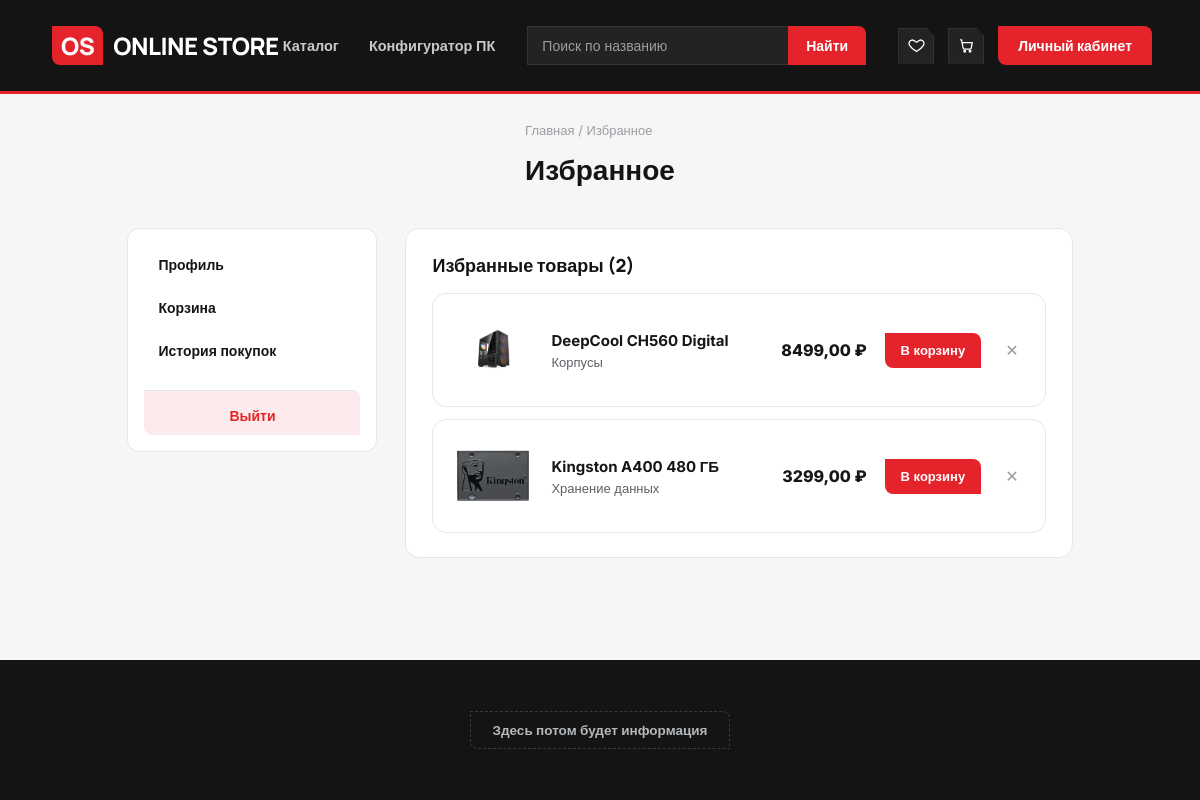
The page /users/favorites/ (signed in) on the database its author committed.
### users/models.py (models this page shows, shortened)
class Favorite(models.Model):
    user = models.ForeignKey(User, on_delete=models.CASCADE, related_name='favorites')
    product = models.ForeignKey(Product, on_delete=models.CASCADE)
    created = models.DateTimeField(auto_now_add=True)
    class Meta:
        unique_together = ('user', 'product')

### products/models.py (models this page shows, shortened)
class Product(models.Model):
    name = models.CharField(max_length=128, unique=True)
    image = models.ImageField(upload_to="products_media", blank=True)
    description = models.TextField(blank=True)
    short_description = models.TextField(max_length=128, blank=True)
    price = models.DecimalField(max_digits=8, decimal_places=2)
    quantity = models.PositiveIntegerField(default=0)
    category = models.ForeignKey(ProductCategory, on_delete=models.CASCADE)
    brand = models.CharField(max_length=64, blank=True)                 # производитель
    color = models.CharField(max_length=32, blank=True)                 # цвет
    rgb = models.CharField(max_length=8, blank=True)                    # подсветка: Есть / Нет
    series = models.CharField(max_length=32, blank=True)                # серия: GeForce RTX 40, Ryzen 7
    memory = models.PositiveIntegerField(null=True, blank=True)         # объём памяти, ГБ (видеокарты, ОЗУ)
    memory_type = models.CharField(max_length=16, blank=True)           # GDDR6, DDR5
    socket = models.CharField(max_length=32, blank=True)                # AM5, LGA1700
    tdp = models.PositiveIntegerField(null=True, blank=True)            # тепловыделение / рассеиваемая мощность, Вт
    form_factor = models.CharField(max_length=32, blank=True)           # ATX, Micro-ATX, DIMM, M.2 2280, Mid-Tower
    fan_size = models.PositiveIntegerField(null=True, blank=True)       # размер вентилятора, мм
    chip_vendor = models.CharField(max_length=16, blank=True)           # NVIDIA, AMD, Intel
    bus_width = models.PositiveIntegerField(null=True, blank=True)      # разрядность шины, бит
    pcie = models.CharField(max_length=8, blank=True)                   # версия PCI Express: 4.0, 5.0
    cores = models.PositiveIntegerField(null=True, blank=True)
    threads = models.PositiveIntegerField(null=True, blank=True)
    integrated_graphics = models.CharField(max_length=8, blank=True)    # Есть / Нет
    package = models.CharField(max_length=8, blank=True)                # BOX / OEM
    chipset = models.CharField(max_length=16, blank=True)               # B650, B760
    memory_slots = models.PositiveIntegerField(null=True, blank=True)
    max_memory = models.PositiveIntegerField(null=True, blank=True)     # макс. объём оперативной памяти, ГБ
    wifi = models.CharField(max_length=8, blank=True)                   # Есть / Нет
    modules = models.PositiveIntegerField(null=True, blank=True)        # модулей в комплекте
    frequency = models.PositiveIntegerField(null=True, blank=True)      # частота, МГц
    latency = models.PositiveIntegerField(null=True, blank=True)        # CL
    drive_type = models.CharField(max_length=16, blank=True)            # SSD M.2, SSD 2.5", HDD
    capacity = models.PositiveIntegerField(null=True, blank=True)       # объём, ГБ
    interface = models.CharField(max_length=32, blank=True)             # PCIe 4.0 x4, SATA III
    cooling_type = models.CharField(max_length=32, blank=True)          # Башенный, Жидкостное (СЖО)
    mb_support = models.CharField(max_length=16, blank=True)            # макс. форм-фактор платы
    window = models.CharField(max_length=8, blank=True)                 # боковое окно: Есть / Нет
    fans_count = models.PositiveIntegerField(null=True, blank=True)     # вентиляторов в комплекте
    power = models.PositiveIntegerField(null=True, blank=True)          # мощность, Вт
    certificate = models.CharField(max_length=32, blank=True)           # 80 PLUS Bronze / Gold
    modular = models.CharField(max_length=16, blank=True)               # модульность: Нет / Частично / Полностью
    connector_12v = models.CharField(max_length=8, blank=True)          # разъём 12V-2x6 для видеокарт: Есть / Нет
    connector = models.CharField(max_length=16, blank=True)             # 3-pin, 4-pin PWM
    pack_count = models.PositiveIntegerField(null=True, blank=True)     # штук в комплекте
    bearing = models.CharField(max_length=32, blank=True)               # тип подшипника
    search_name = models.CharField(max_length=128, blank=True, editable=False)

class ProductCategory(models.Model):
    name = models.CharField(max_length=64, unique=True)
    description = models.TextField(blank=True)

### users/views.py (the view)
# urls.py: path('favorites/', favorites_view, name='favorites'),
@login_required(login_url='users:login')
def favorites_view(request):
    favorites = Favorite.objects.filter(user=request.user).select_related('product').order_by('-created')
    basket_product_ids = set(Basket.objects.filter(user=request.user).values_list('product_id', flat=True))
    context = {
        'title': 'Избранное',
        'favorites': favorites,
        'basket_product_ids': basket_product_ids,
    }
    return render(request, "users/favorites.html", context)

### users/templates/users/favorites.html (shortened to what this page needs)
{% extends 'products/base.html' %}
{% load static %}
{% block css %}
    <link href="{% static 'online_store/css/account.css' %}" rel="stylesheet">
    <link href="{% static 'online_store/css/basket.css' %}" rel="stylesheet">
{% endblock %}
{% block content %}
<div class="page-head">
  <div class="breadcrumb"><a href="{% url 'index' %}">Главная</a> / Избранное</div>
  <h1 class="page-title">Избранное</h1>
</div>
<div class="account-layout">
  <aside class="account-side">
    <nav class="account-side-nav">
      <a href="{% url 'users:account' %}">Профиль</a>
      <a href="{% url 'users:basket' %}">Корзина</a>
      <a href="{% url 'users:history' %}">История покупок</a>
    </nav>
    <a href="{% url 'users:logout' %}" class="account-logout">Выйти</a>
  </aside>
  <div class="account-main">
    <section class="account-card">
      <h2 class="section-title">Избранные товары{% if favorites %} ({{ favorites|length }}){% endif %}</h2>
      {% if favorites %}
      <div class="basket-list">
        {% for favorite in favorites %}
        <div class="basket-item" id="product-{{ favorite.product.id }}">
          <div class="basket-image">
            {% if favorite.product.image %}
              <img src="{{ favorite.product.image.url }}" alt="{{ favorite.product.name }}">
            {% else %}
              <svg viewBox="0 0 24 24">
                <rect x="3" y="3" width="18" height="18" rx="1"/>
                <circle cx="17" cy="7" r="1.4"/>
                <path d="M7 8h5M7 12h8M7 16h5M17 12v6"/>
              </svg>
            {% endif %}
          </div>
          <div class="basket-info">
            <a href="{% url 'products:product' favorite.product.id %}" class="basket-name fav-name">{{ favorite.product.name }}</a>
            <div class="basket-price">
              {{ favorite.product.category.name }}
            </div>
          </div>
          <div class="basket-sum">{{ favorite.product.price }} ₽</div>
          {% if favorite.product.id in basket_product_ids %}
            <a href="{% url 'users:basket' %}" class="fav-basket-btn in-basket">В корзине</a>
          {% else %}
            <form method="post" action="{% url 'users:basket_add' favorite.product.id %}">
              <button type="submit" class="fav-basket-btn">В корзину</button>
            </form>
          {% endif %}
          <form method="post" action="{% url 'users:favorite_toggle' favorite.product.id %}">
            <button type="submit" class="remove-btn" aria-label="Убрать из избранного" title="Убрать из избранного">✕</button>
          </form>
        </div>
        {% endfor %}
      </div>
      {% else %}
        <p class="account-placeholder">
          В избранном пока пусто. Нажмите на сердечко у товара в <a href="{% url 'products:index' %}">каталоге</a>, чтобы добавить его сюда.
        </p>
      {% endif %}
    </section>
  </div>
</div>
{% endblock %}

### products/static/online_store/css/base.css (style rules this page uses)
:root { --bg:#FFFFFF; --bg-alt:#F6F6F6; --bg-footer:#141414; --border:#E6E6E6; --black:#141414; --black-soft:#232323; --red:#E4232B; --red-dark:#B91922; --red-tint:#FCEBEC; --text:#161616; --text-dim:#5C6065; --text-dim2:#9A9EA2; --footer-text:#B5B8BB; }
* { box-sizing:border-box; }
body { margin:0; font-family:'Inter', sans-serif; color:var(--text); }
a { color:inherit; text-decoration:none; }

### users/static/online_store/css/account.css (style rules this page uses)
:root { --green-tint:#EAF7EF; --green:#1E8E4F; }
body { font-family:'Inter', sans-serif; color:var(--text); background:var(--bg-alt); min-height:100vh; display:flex; flex-direction:column; }
.page-head { max-width:1400px; margin:0 auto; padding:28px 48px 0; }
.breadcrumb { font-size:13px; color:var(--text-dim2); margin-bottom:12px; }
.page-title { font-family:'Manrope', sans-serif; font-weight:800; font-size:28px; margin:0 0 20px; color:var(--black); }
.account-layout { max-width:1400px; margin:0 auto; padding:20px 48px 70px; display:grid; grid-template-columns:250px 1fr; gap:28px; align-items:start; flex:1; }
.account-side { background:#fff; border:1px solid var(--border); border-radius:12px; padding:16px; display:flex; flex-direction:column; gap:16px; position:sticky; top:96px; }
.account-side-nav { display:flex; flex-direction:column; gap:4px; }
.account-side-nav a { font-size:14px; font-weight:600; color:var(--text); padding:11px 14px; border-radius:0 8px 0 8px; transition:all .15s ease; }
.account-logout { font-size:14px; font-weight:700; color:var(--red); background:var(--red-tint); padding:11px 14px; border-radius:0 8px 0 8px; text-align:center; border-top:1px solid var(--border); padding-top:16px; margin-top:4px; transition:all .15s ease; }
.account-main { display:flex; flex-direction:column; gap:20px; min-width:0; }
.account-card { background:#fff; border:1px solid var(--border); border-radius:14px; padding:24px 26px; scroll-margin-top:96px; }
.section-title { font-family:'Manrope', sans-serif; font-weight:800; font-size:18px; margin:0 0 16px; color:var(--black); }
.fav-basket-btn { display:inline-block; background:var(--red); color:#fff; border:none; font-weight:700; font-size:13px; padding:10px 16px; border-radius:0 8px 0 8px; cursor:pointer; white-space:nowrap; transition:background .15s ease; }
.fav-name { display:block; }

### users/static/online_store/css/basket.css (style rules this page uses)
body { font-family:'Inter', sans-serif; color:var(--text); background:var(--bg-alt); min-height:100vh; display:flex; flex-direction:column; }
.page-head { max-width:1400px; margin:0 auto; padding:28px 48px 0; }
.breadcrumb { font-size:13px; color:var(--text-dim2); margin-bottom:12px; }
.page-title { font-family:'Manrope', sans-serif; font-weight:800; font-size:28px; margin:0 0 20px; color:var(--black); }
.basket-list { display:flex; flex-direction:column; gap:12px; }
.basket-item { display:flex; align-items:center; gap:18px; background:#fff; border:1px solid var(--border); border-radius:14px; padding:16px 20px; }
.basket-item form { margin:0; }
.basket-image { width:80px; height:80px; flex-shrink:0; background:var(--black); border-radius:0 10px 0 10px; display:flex; align-items:center; justify-content:center; overflow:hidden; }
.basket-image img { width:100%; height:100%; object-fit:contain; background:#fff; }
.basket-info { flex:1; min-width:0; }
.basket-name { font-weight:700; font-size:15px; }
.basket-price { font-size:13px; color:var(--text-dim); margin-top:4px; }
.basket-sum { width:120px; text-align:right; font-weight:800; font-size:16px; }
.remove-btn { background:none; border:none; color:var(--text-dim2); font-size:16px; cursor:pointer; padding:6px; }
.basket-item { scroll-margin-top:100px; }

### rows shown on the page
Favorite: product.image (picture), product.name "DeepCool CH560 Digital", product.category.name "Корпусы", product.price "8499,00", shows "В корзину"
Favorite: product.image (picture), product.name "Kingston A400 480 ГБ", product.category.name "Хранение данных", product.price "3299,00", shows "В корзину"

### other values the page prints
{{ favorites|length }} "2"
